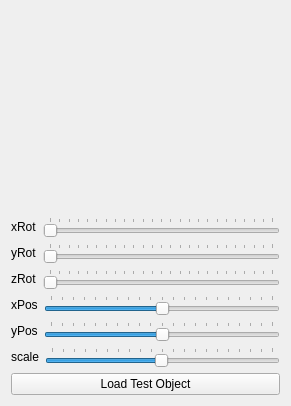
<?xml version="1.0" encoding="UTF-8"?>
<ui version="4.0">
 <class>Window</class>
 <widget class="QWidget" name="Window">
  <property name="geometry">
   <rect>
    <x>0</x>
    <y>0</y>
    <width>291</width>
    <height>398</height>
   </rect>
  </property>
  <property name="windowTitle">
   <string>Window</string>
  </property>
  <layout class="QVBoxLayout" name="verticalLayout">
   <item>
    <widget class="augmentation_widget" name="testWidget" native="true">
     <property name="minimumSize">
      <size>
       <width>200</width>
       <height>200</height>
      </size>
     </property>
    </widget>
   </item>
   <item>
    <layout class="QHBoxLayout" name="horizontalLayout">
     <item>
      <widget class="QLabel" name="label">
       <property name="text">
        <string>xRot</string>
       </property>
      </widget>
     </item>
     <item>
      <widget class="QSlider" name="rotXSlider">
       <property name="maximum">
        <number>360</number>
       </property>
       <property name="singleStep">
        <number>16</number>
       </property>
       <property name="pageStep">
        <number>15</number>
       </property>
       <property name="orientation">
        <enum>Qt::Horizontal</enum>
       </property>
       <property name="tickPosition">
        <enum>QSlider::TicksAbove</enum>
       </property>
       <property name="tickInterval">
        <number>15</number>
       </property>
      </widget>
     </item>
    </layout>
   </item>
   <item>
    <layout class="QHBoxLayout" name="horizontalLayout_2">
     <item>
      <widget class="QLabel" name="label_2">
       <property name="text">
        <string>yRot</string>
       </property>
      </widget>
     </item>
     <item>
      <widget class="QSlider" name="rotYSlider">
       <property name="maximum">
        <number>360</number>
       </property>
       <property name="singleStep">
        <number>16</number>
       </property>
       <property name="pageStep">
        <number>15</number>
       </property>
       <property name="orientation">
        <enum>Qt::Horizontal</enum>
       </property>
       <property name="tickPosition">
        <enum>QSlider::TicksAbove</enum>
       </property>
       <property name="tickInterval">
        <number>15</number>
       </property>
      </widget>
     </item>
    </layout>
   </item>
   <item>
    <layout class="QHBoxLayout" name="horizontalLayout_3">
     <item>
      <widget class="QLabel" name="label_3">
       <property name="text">
        <string>zRot</string>
       </property>
      </widget>
     </item>
     <item>
      <widget class="QSlider" name="rotZSlider">
       <property name="maximum">
        <number>360</number>
       </property>
       <property name="singleStep">
        <number>16</number>
       </property>
       <property name="pageStep">
        <number>15</number>
       </property>
       <property name="orientation">
        <enum>Qt::Horizontal</enum>
       </property>
       <property name="tickPosition">
        <enum>QSlider::TicksAbove</enum>
       </property>
       <property name="tickInterval">
        <number>15</number>
       </property>
      </widget>
     </item>
    </layout>
   </item>
   <item>
    <layout class="QHBoxLayout" name="horizontalLayout_4">
     <item>
      <widget class="QLabel" name="label_4">
       <property name="text">
        <string>xPos</string>
       </property>
      </widget>
     </item>
     <item>
      <widget class="QSlider" name="posXSlider">
       <property name="minimum">
        <number>-100</number>
       </property>
       <property name="maximum">
        <number>100</number>
       </property>
       <property name="singleStep">
        <number>2</number>
       </property>
       <property name="pageStep">
        <number>1</number>
       </property>
       <property name="orientation">
        <enum>Qt::Horizontal</enum>
       </property>
       <property name="tickPosition">
        <enum>QSlider::TicksAbove</enum>
       </property>
       <property name="tickInterval">
        <number>10</number>
       </property>
      </widget>
     </item>
    </layout>
   </item>
   <item>
    <layout class="QHBoxLayout" name="horizontalLayout_5">
     <item>
      <widget class="QLabel" name="label_5">
       <property name="text">
        <string>yPos</string>
       </property>
      </widget>
     </item>
     <item>
      <widget class="QSlider" name="posYSlider">
       <property name="minimum">
        <number>-100</number>
       </property>
       <property name="maximum">
        <number>100</number>
       </property>
       <property name="singleStep">
        <number>2</number>
       </property>
       <property name="pageStep">
        <number>1</number>
       </property>
       <property name="orientation">
        <enum>Qt::Horizontal</enum>
       </property>
       <property name="tickPosition">
        <enum>QSlider::TicksAbove</enum>
       </property>
       <property name="tickInterval">
        <number>10</number>
       </property>
      </widget>
     </item>
    </layout>
   </item>
   <item>
    <layout class="QHBoxLayout" name="horizontalLayout_6">
     <item>
      <widget class="QLabel" name="label_6">
       <property name="text">
        <string>scale</string>
       </property>
      </widget>
     </item>
     <item>
      <widget class="QSlider" name="scaleSlider">
       <property name="minimum">
        <number>0</number>
       </property>
       <property name="maximum">
        <number>200</number>
       </property>
       <property name="singleStep">
        <number>5</number>
       </property>
       <property name="pageStep">
        <number>1</number>
       </property>
       <property name="value">
        <number>99</number>
       </property>
       <property name="orientation">
        <enum>Qt::Horizontal</enum>
       </property>
       <property name="tickPosition">
        <enum>QSlider::TicksAbove</enum>
       </property>
       <property name="tickInterval">
        <number>10</number>
       </property>
      </widget>
     </item>
    </layout>
   </item>
   <item>
    <layout class="QHBoxLayout" name="horizontalLayout_7">
     <item>
      <widget class="QPushButton" name="loadButton">
       <property name="text">
        <string>Load Test Object</string>
       </property>
      </widget>
     </item>
    </layout>
   </item>
  </layout>
 </widget>
 <layoutdefault spacing="6" margin="11"/>
 <customwidgets>
  <customwidget>
   <class>augmentation_widget</class>
   <extends>QWidget</extends>
   <header>augmentation_widget.h</header>
   <container>1</container>
   <slots>
    <slot>setXRotation(int)</slot>
    <slot>setZRotation(int)</slot>
    <slot>setYRotation(int)</slot>
   </slots>
  </customwidget>
 </customwidgets>
 <resources/>
 <connections/>
</ui>
